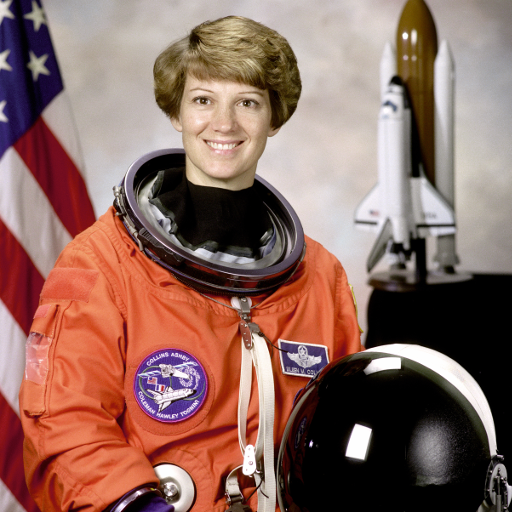
#> input picture skimage.data.astronaut(), 512 x 512 px
$ python detect.py
#> lines starting #> are read from the running program, lines starting #| are printed output that depends on the picture
"""Face detection with OpenCV's Haar cascade, the detector that runs comfortably on a Raspberry Pi CPU.

    python face/detect.py                 evaluate on bundled images, write results/face_*.png
    python face/detect.py --camera        live: Pi Camera (picamera2) or any USB webcam

Evaluation data (bundled with scikit-image / matplotlib, no download): two portrait photos, and the
`lfw_subset` set of 100 face and 100 non-face patches from Labeled Faces in the Wild.
"""
import argparse
import os
import time

import cv2
import numpy as np

CASCADE = cv2.CascadeClassifier(cv2.data.haarcascades + "haarcascade_frontalface_default.xml")
EYES = cv2.CascadeClassifier(cv2.data.haarcascades + "haarcascade_eye.xml")


def detect(gray, min_size=40, verify_eyes=False):
    """Returns face boxes (x, y, w, h). Histogram equalisation helps with backlit doorways."""
    g = cv2.equalizeHist(gray)
    faces = CASCADE.detectMultiScale(g, scaleFactor=1.1, minNeighbors=5, minSize=(min_size, min_size))
    faces = [tuple(int(v) for v in f) for f in faces]
    if verify_eyes:   # cheap second opinion: keep boxes with at least one eye in the upper half
        faces = [(x, y, w, h) for x, y, w, h in faces if len(EYES.detectMultiScale(g[y:y + h // 2, x:x + w], 1.1, 3)) > 0]
    return faces


def sample_images():
    import matplotlib
    from skimage import data
    hopper = cv2.imread(os.path.join(matplotlib.get_data_path(), "sample_data", "grace_hopper.jpg"))
    astro = cv2.cvtColor(data.astronaut(), cv2.COLOR_RGB2BGR)
    return {"grace_hopper": hopper, "astronaut": astro}


def evaluate():
    from skimage import data
    os.makedirs("results", exist_ok=True)
    report = []
    for name, img in sample_images().items():
        gray = cv2.cvtColor(img, cv2.COLOR_BGR2GRAY)
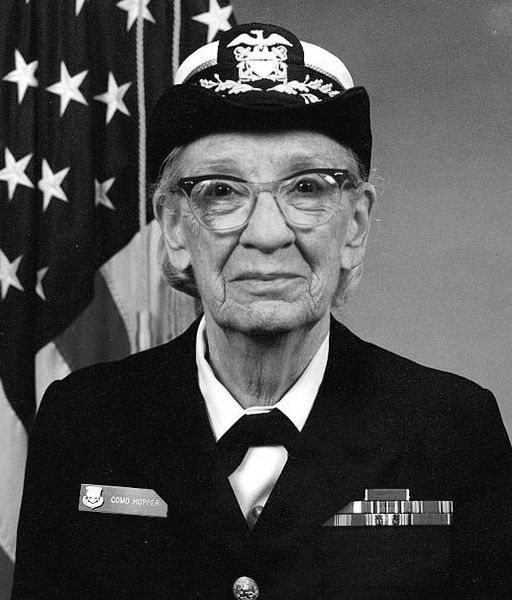
#> gray: shape (600, 512); min 0, max 255, mean 77
        t = time.perf_counter()
        faces = detect(gray)
#> in detect, `faces = CASCADE.detectMultiScale(g, scaleFactor=1.1, minNeighbors=5, m..`: faces = [[149, 100, 231, 231]]
#> in detect, `faces = [tuple(int(v) for v in f) for f in faces]`: faces = [(149, 100, 231, 231)]
#> faces = [(149, 100, 231, 231)]
        ms = (time.perf_counter() - t) * 1000
        for x, y, w, h in faces:
            cv2.rectangle(img, (x, y), (x + w, y + h), (0, 200, 0), 3)
#> this loop made 1 pass
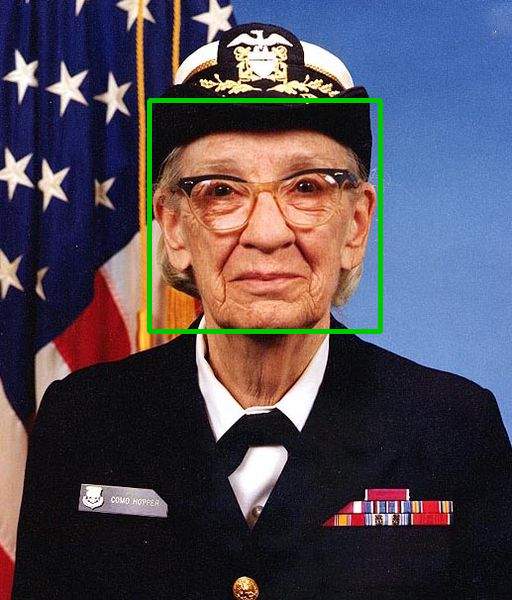
#> img: shape (600, 512, 3); mean B, G, R 85.1, 74.2, 81.1
        cv2.imwrite(f"results/face_{name}.png", img)
        report.append(f"| {name} ({img.shape[1]}x{img.shape[0]}) | {len(faces)} | {ms:.1f} ms |")
    lfw = data.lfw_subset()                      # 200 x 25 x 25, first 100 are faces
    # pad each 25 px patch into a 96 px frame (3x upscale) so the cascade sees a face-sized object in context
    def frame(p):
        canvas = np.full((96, 96), 128, np.uint8)
        canvas[10:85, 10:85] = cv2.resize((p * 255).astype(np.uint8), (75, 75), interpolation=cv2.INTER_LINEAR)
        return canvas
    hits = [len(detect(frame(p), min_size=30)) > 0 for p in lfw]
#> in frame (call 2), `canvas = np.full((96, 96), 128, np.uint8)`: canvas: shape (96, 96); every value is 128
#> in detect (call 19), `g = cv2.equalizeHist(gray)`:
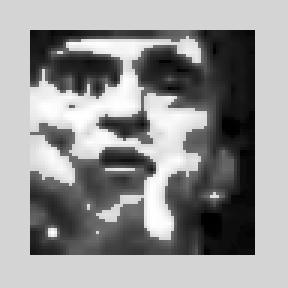
#> g: shape (96, 96) (shown 3 times larger); min 0, max 255, mean 147.8
#> in detect (call 19), `faces = CASCADE.detectMultiScale(g, scaleFactor=1.1, minNeighbors=5, m..`: faces = ()
#> in detect (call 19), `faces = [tuple(int(v) for v in f) for f in faces]`: faces = []
#> in frame (call 18), `canvas[10:85, 10:85] = cv2.resize((p * 255).astype(np.uint8), (75, 75)..`:
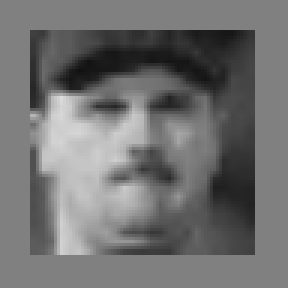
#> canvas: shape (96, 96) (shown 3 times larger); min 17, max 220, mean 113.1
#> in detect (call 20), `g = cv2.equalizeHist(gray)`:
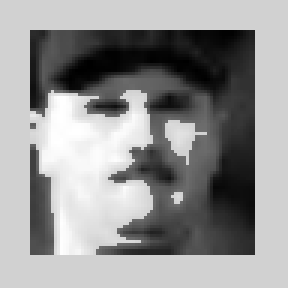
#> g: shape (96, 96) (shown 3 times larger); min 0, max 255, mean 147.3
#> in detect (call 20), `faces = CASCADE.detectMultiScale(g, scaleFactor=1.1, minNeighbors=5, m..`: faces = [[13, 10, 66, 66]]
#> in detect (call 20), `faces = [tuple(int(v) for v in f) for f in faces]`: faces = [(13, 10, 66, 66)]
#> in frame (call 19), `canvas[10:85, 10:85] = cv2.resize((p * 255).astype(np.uint8), (75, 75)..`:
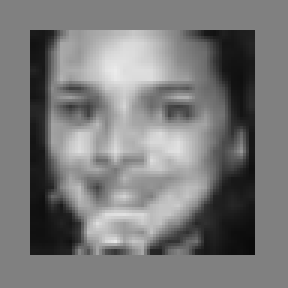
#> canvas: shape (96, 96) (shown 3 times larger); min 10, max 235, mean 121.7
#> in detect (call 21), `g = cv2.equalizeHist(gray)`:
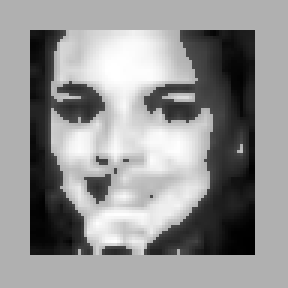
#> g: shape (96, 96) (shown 3 times larger); min 0, max 255, mean 147.3
#> in detect (call 21), `faces = CASCADE.detectMultiScale(g, scaleFactor=1.1, minNeighbors=5, m..`: faces = [[7, 10, 69, 69]]
#> in detect (call 21), `faces = [tuple(int(v) for v in f) for f in faces]`: faces = [(7, 10, 69, 69)]
#> hits = 200 items, first 6: True, True, True, True, False, True
    tp, fp = sum(hits[:100]), sum(hits[100:])
#> tp = 92; fp = 0
    lines = ["| Image | Faces found | Time (this PC) |", "|---|---:|---:|"] + report + [
        "", f"LFW subset (25x25 patches, upscaled): detected **{tp}/100** faces, false detections on **{fp}/100** non-face patches."]
#> lines = 6 items
    return "\n".join(lines)


def camera_loop():
    try:
        from picamera2 import Picamera2  # Raspberry Pi camera
        cam = Picamera2()
        cam.configure(cam.create_preview_configuration(main={"size": (640, 480), "format": "RGB888"}))
        cam.start()
        grab = lambda: cv2.cvtColor(cam.capture_array(), cv2.COLOR_RGB2BGR)
    except ImportError:
        cap = cv2.VideoCapture(0)
        grab = lambda: cap.read()[1]
    while True:
        frame = grab()
        for x, y, w, h in detect(cv2.cvtColor(frame, cv2.COLOR_BGR2GRAY)):
            cv2.rectangle(frame, (x, y), (x + w, y + h), (0, 200, 0), 2)
        cv2.imshow("faces (q to quit)", frame)
        if cv2.waitKey(1) & 0xFF == ord("q"):
            break


if __name__ == "__main__":
    ap = argparse.ArgumentParser()
    ap.add_argument("--camera", action="store_true")
    args = ap.parse_args()
    if args.camera:
        camera_loop()
    else:
        out = evaluate()
        open("results/face_detection.md", "w").write(out + "\n")
        print(out)
#| | Image | Faces found | Time (this PC) |
#| |---|---:|---:|
#| | grace_hopper (512x600) | 1 | 248.2 ms |
#| | astronaut (512x512) | 1 | 208.9 ms |
#| LFW subset (25x25 patches, upscaled): detected **92/100** faces, false detections on **0/100** non-face patches.
